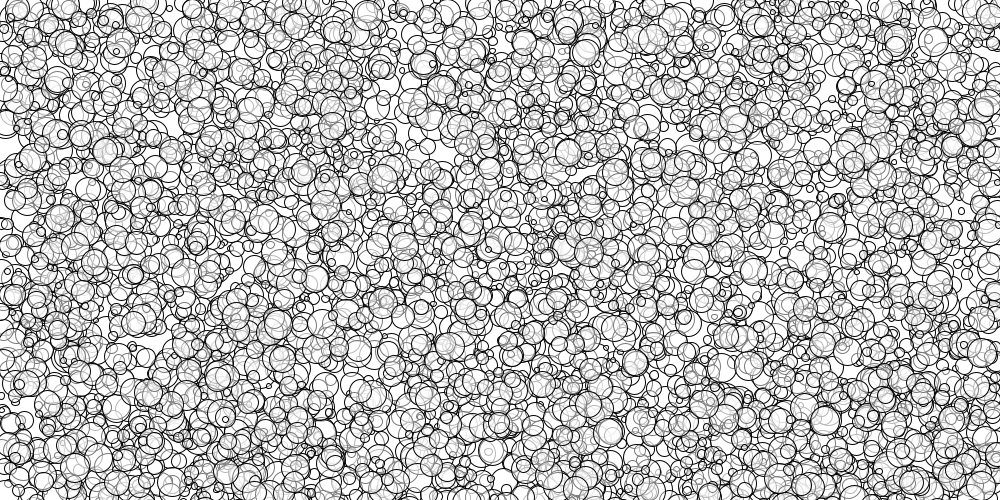
Frame 1 (no input)
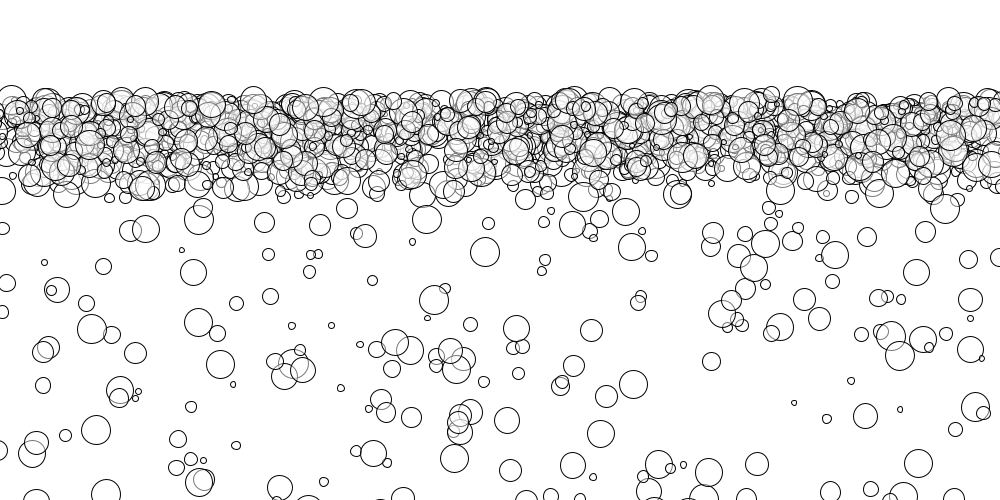
Frame 60 (the mouse pressed at the canvas centre just before this capture)
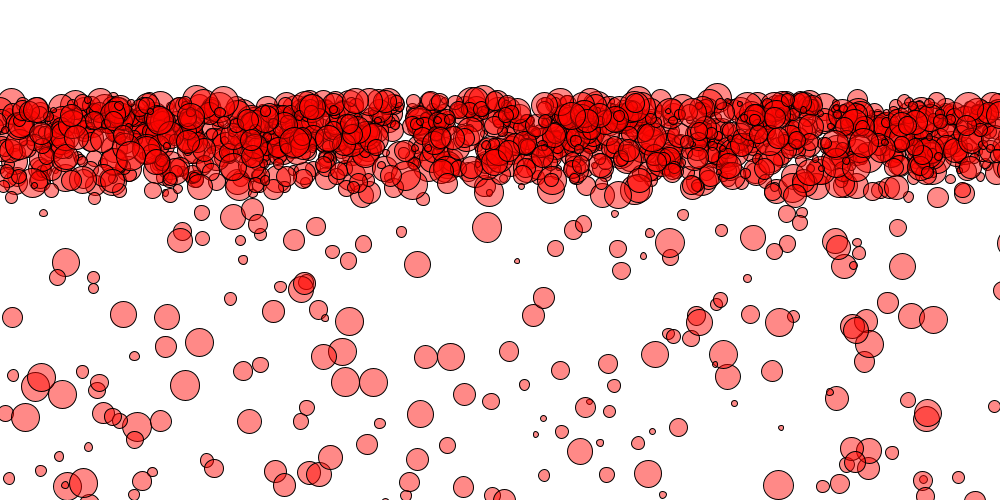
Frame 120 (the mouse held since frame 60 and released just before this capture)

The Processing sketch that drew these frames (run headless with seeded random() and noise(); from frame 60 on, the mouse is pressed at the canvas centre):

// Processing sketch: processing_180513
// ── processing_180513.pde


Cell[] myCells = new Cell[10000];


void setup() {
  size(1000, 500);
 
  for (int i = 0; i < myCells.length; i ++) {
    myCells[i] = new Cell();
  }
}

void draw() {
   background(255);
  for (int i=0; i< myCells.length; i++) {
    myCells[i].display();
    myCells[i].update();
    myCells[i].align();
  }
}

void mousePressed(){
  
  save("export4.jpeg");
  
}
//this is the cell classe. We defnie it in two parts. First we delare its variables:

class Cell{
  
  float xlocation;
  float ylocation;
  float dia;
  boolean isseed;
  float cellred, cellgreen, cellblue;
  float lineweight;
  float x=0;
  
//then we construct it - using a 'constructor 
  
  Cell(){
  
    xlocation = random(0,1000);
    ylocation = random(0,1000);
    dia = random(5,30);
    isseed = false;
    cellred = 255;
    cellgreen = 255;
    cellblue = 255;
    lineweight = 0.1;
  }
  
  void display(){
    stroke(lineweight);
    fill(random(cellred+mouseX,0),random(cellgreen-mouseY,0),random(cellblue-mouseX,0),120);
    ellipse(xlocation, ylocation, dia,dia);
    x=x+1;
  }
  void update(){
    xlocation = xlocation+random(-5,5);
    ylocation = ylocation+random(-10,10);
  }
  void align(){
    if ((xlocation>200)||(xlocation<100)){
    xlocation = xlocation+random(-3,3);
    }
     if ((ylocation>200)||(ylocation<100)){
    ylocation = ylocation+random(5,10);
    }
}


  }
  
    
